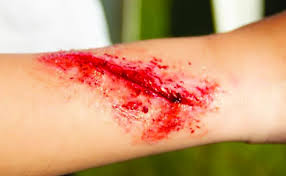
#> input picture wound.jpg, 286 x 176 px
$ python wound-finder.py
#> lines starting #> are read from the running program, lines starting #| are printed output that depends on the picture; after the words box and inside, x2 and y2 are one past the last pixel; in counts of white or black regions, pixels touching at a corner belong together
import cv2
import numpy as np

image_path = r"wound.jpg"
image = cv2.imread(image_path)
#> image is the input picture: shape (176, 286, 3); mean B, G, R 120, 157, 206.7

if image is None:
    print(f"Error: Could not load image from {image_path}")
    exit()

hsv = cv2.cvtColor(image, cv2.COLOR_BGR2HSV)
#> hsv: shape (176, 286, 3); mean H, S, V 23.6, 123.5, 208.5

lower_red1 = np.array([0, 100, 100])
upper_red1 = np.array([10, 255, 255])

lower_red2 = np.array([160, 100, 100])
upper_red2 = np.array([180, 255, 255])

mask1 = cv2.inRange(hsv, lower_red1, upper_red1)
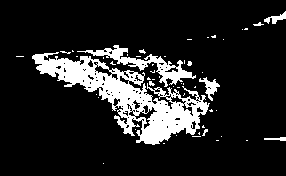
#> mask1: shape (176, 286); 14% white; 52 white regions (44 under 20 px), largest, box (x1, y1, x2, y2) and area: (32, 52, 210, 145) 5363, (77, 45, 196, 87) 1077, (199, 77, 220, 101) 190
mask2 = cv2.inRange(hsv, lower_red2, upper_red2)
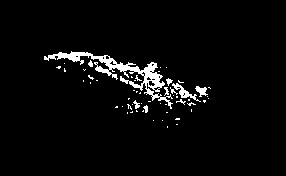
#> mask2: shape (176, 286); 3.7% white; 56 white regions (46 under 20 px), largest, box (x1, y1, x2, y2) and area: (44, 51, 173, 109) 1291, (172, 83, 201, 102) 141, (195, 86, 208, 97) 76
mask = mask1 + mask2
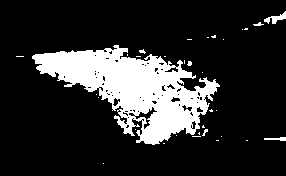
#> mask: shape (176, 286); 17.7% white; 33 white regions (28 under 20 px), largest, box (x1, y1, x2, y2) and area: (32, 45, 220, 145) 8575, (264, 11, 286, 24) 118, (264, 137, 286, 141) 56, (253, 22, 264, 26) 23, (202, 129, 208, 136) 20

kernel = np.ones((5,5), np.uint8)
mask = cv2.morphologyEx(mask, cv2.MORPH_OPEN, kernel)
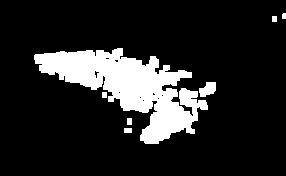
#> mask: shape (176, 286); 14.9% white; 7 white regions, largest, box (x1, y1, x2, y2) and area: (34, 48, 208, 144) 7152, (199, 82, 216, 97) 181, (124, 128, 132, 133) 40
mask = cv2.morphologyEx(mask, cv2.MORPH_CLOSE, kernel)
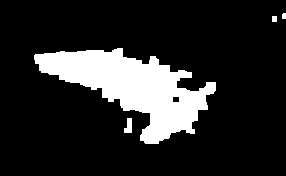
#> mask: shape (176, 286); 15.7% white; 4 white regions

contours, _ = cv2.findContours(mask, cv2.RETR_EXTERNAL, cv2.CHAIN_APPROX_SIMPLE)
#> contours = 4 contours, 1 with area under 20; largest, box (x1, y1, x2, y2) and area: (34, 48, 216, 144) 7519, (124, 118, 132, 133) 68, (272, 16, 277, 22) 20

for contour in contours:
    area = cv2.contourArea(contour)
    if 500 < area < 50000:
        x, y, w, h = cv2.boundingRect(contour)
        cv2.rectangle(image, (x, y), (x+w, y+h), (0, 255, 0), 2)
        cv2.putText(image, 'Wound', (x, y-10), cv2.FONT_HERSHEY_SIMPLEX, 0.9, (0, 255, 0), 2)
#> this loop made 4 passes
#> (area, x, y, w, h) on pass 2: (7519, 34, 48, 182, 96)
#> area on pass 1: 68.5
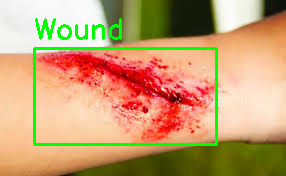
#> image: shape (176, 286, 3); 4.66% of pixels changed, all inside (x1, y1, x2, y2) = (33, 18, 218, 146)

cv2.imshow('Wound Detection', image)
cv2.waitKey(0)
cv2.destroyAllWindows()
